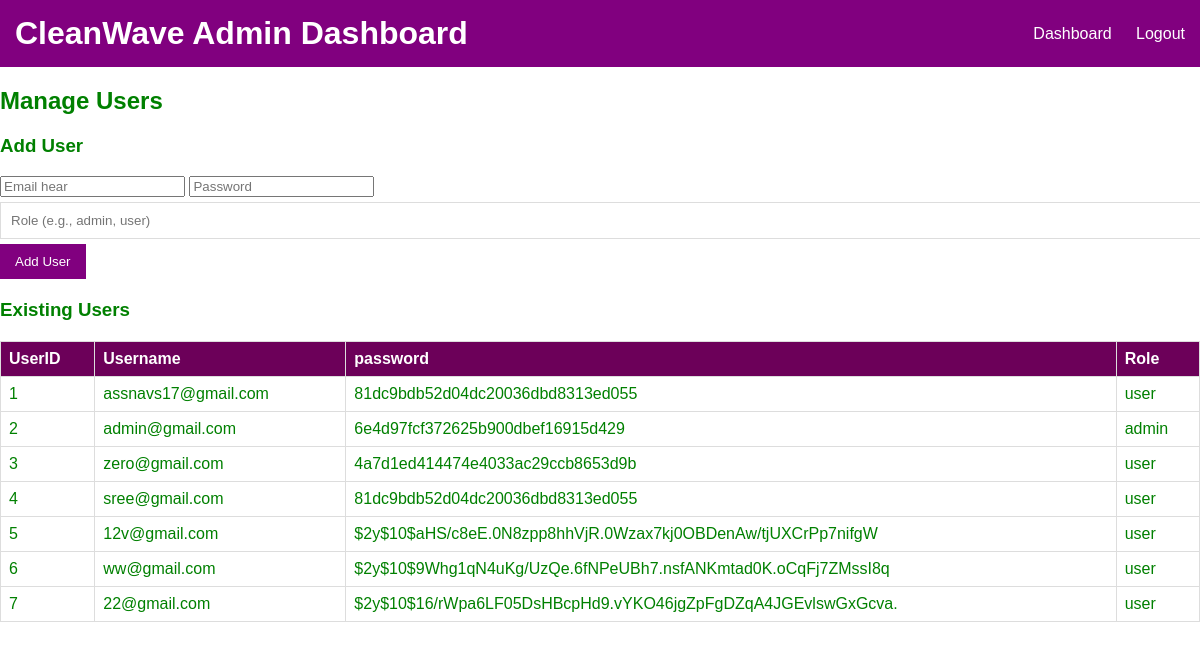
Page /admin/manage_users.php on the committed database.
### tables this page shows
CREATE TABLE `registration` (
  `userid` int NOT NULL AUTO_INCREMENT,
  `username` varchar(255) NOT NULL,
  `password` varchar(255) NOT NULL,
  `role` varchar(100) NOT NULL,
  PRIMARY KEY (`userid`)
);

### admin/manage_users.php (the view, shortened to what this page needs)
<?php
include('../includes/header.php');
include('../includes/db_connect.php');
$result = $conn->query("SELECT * FROM registration");
?>
  <link rel="stylesheet" href="../assets/css/style.css">
<h2>Manage Users</h2>
<form method="POST" action="process_add_user.php">
    <h3>Add User</h3>
    <input type="email" name="username" placeholder="Email hear" required>
    <input type="password" name="password" placeholder="Password" required>
    <input type="text" name="role" placeholder="Role (e.g., admin, user)" required>
    <button type="submit">Add User</button>
</form>
<h3>Existing Users</h3>
<table>
    <thead>
        <tr>
            <th>UserID</th>
            <th>Username</th>
            <th>password</th>
            <th>Role</th>
        </tr>
    </thead>
    <tbody>
        <?php while ($row = $result->fetch_assoc()): ?>
        <tr>
            <td><?php echo $row['userid']; ?></td>
            <td><?php echo $row['username']; ?></td>
            <td><?php echo $row['password']; ?></td>
            <td><?php echo $row['role']; ?></td>
        </tr>
        <?php endwhile; ?>
    </tbody>
</table>

### includes/header.php (shortened to what this page needs)
<!DOCTYPE html>
<html lang="en">
<head>
    <link rel="stylesheet" href="../assets/css/style.css">
</head>
<body>
    <header>
        <div class="header-left">
            <h1>CleanWave Admin Dashboard</h1>
        </div>
        <div class="header-right">
            <ul>
                <li><a href="admin.php">Dashboard</a></li>
                <li><a href="adlogout.php">Logout</a></li>
            </ul>
        </div>
    </header>

### assets/css/style.css (style rules this page uses)
body { font-family: Arial, sans-serif; margin: 0; padding: 0; color:green; background-color: #ffffff; }
header { background-color: #81007f; color: white; padding: 15px; display: flex; justify-content: space-between; align-items: center; }
header h1 { margin: 0; }
header .header-right ul { list-style-type: none; margin: 0; padding: 0; }
header .header-right ul li { display: inline-block; margin-left: 20px; }
header .header-right ul li a { color: white; text-decoration: none; }
table { width: 100%; border-collapse: collapse; margin-top: 20px; }
table, th, td { border: 1px solid #ddd; padding: 8px; text-align: left; }
table thead { background-color: #81007f; }
table th { background-color: #6c0059; color: white; }
form { margin-bottom: 20px; }
form input[type="text"], form input[type="number"], form textarea { width: 100%; padding: 10px; margin: 5px 0; border: 1px solid #ddd; }
form button { padding: 10px 15px; background-color: #81007f; color: white; border: none; cursor: pointer; }

### includes/header.php (style rules this page uses)
body { font-family: Arial, sans-serif; margin: 0; padding: 0; background-color: #ffffff; color:green; }
header { background-color: #81007f; color: white; padding: 15px; display: flex; justify-content: space-between; align-items: center; }
header h1 { margin: 0; }
header .header-right ul { list-style-type: none; margin: 0; padding: 0; }
header .header-right ul li { display: inline-block; margin-left: 20px; }
header .header-right ul li a { color: white; text-decoration: none; }

### rows in the picture
registration: userid "1", username "assnavs17@gmail.com", password "81dc9bdb52d04dc20036dbd8313ed055", role "user"
registration: userid "2", username "admin@gmail.com", password "6e4d97fcf372625b900dbef16915d429", role "admin"
registration: userid "3", username "zero@gmail.com", password "4a7d1ed414474e4033ac29ccb8653d9b", role "user"
registration: userid "4", username "sree@gmail.com", password "81dc9bdb52d04dc20036dbd8313ed055", role "user"
registration: userid "5", username "12v@gmail.com", password "$2y$10$aHS/c8eE.0N8zpp8hhVjR.0Wzax7kj0OBDenAw/tjUXCrPp7nifgW", role "user"
registration: userid "6", username "ww@gmail.com", password "$2y$10$9Whg1qN4uKg/UzQe.6fNPeUBh7.nsfANKmtad0K.oCqFj7ZMssI8q", role "user"
registration: userid "7", username "22@gmail.com", password "$2y$10$16/rWpa6LF05DsHBcpHd9.vYKO46jgZpFgDZqA4JGEvlswGxGcva.", role "user"
